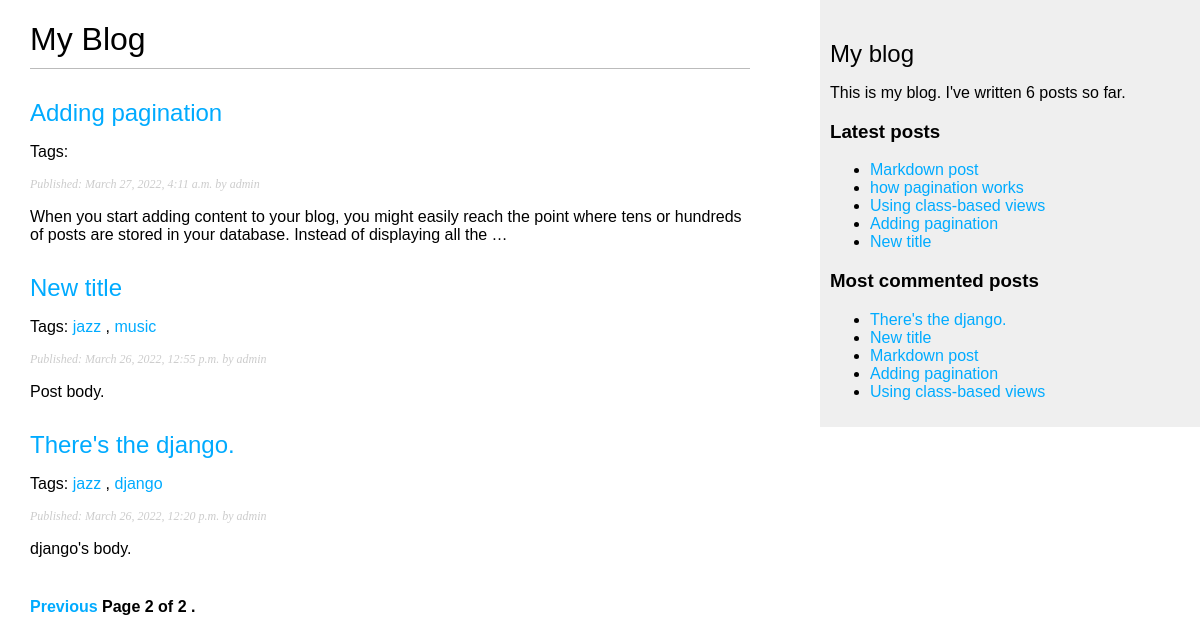
Screenshot of /blog/?page=2 with the database file from the repository.
### blog/models.py (models this page shows, shortened)
class Post(models.Model):
    STATUS_CHOICES = (
        ('draft', 'Draft'),
        ('published', 'Published')
    )
    title = models.CharField(max_length=250)
    slug = models.SlugField(max_length=250, unique_for_date='publish')
    author = models.ForeignKey(User, on_delete=models.CASCADE, related_name='blog_posts')
    body = models.TextField()
    publish = models.DateTimeField(default=timezone.now)
    created = models.DateTimeField(auto_now_add=True)
    updated = models.DateTimeField(auto_now=True)
    status = models.CharField(max_length=10, choices=STATUS_CHOICES, default='draft')
    objects = models.Manager()
    published = PublishedManager()
    tags = TaggableManager()
    class Meta:
        ordering = ('-publish',)
    def get_absolute_url(self):
        return reverse('blog:post_detail',
                       args=[self.publish.year,
                             self.publish.month,
                             self.publish.day,
                             self.slug])

### blog/views.py (the view)
# urls.py: path('', views.post_list, name='post_list'),
def post_list(request, tag_slug=None):
    objects_list = Post.published.all()
    tag = None
    if tag_slug:
        tag = get_object_or_404(Tag, slug=tag_slug)
        objects_list = objects_list.filter(tags__in=[tag])
    paginator = Paginator(objects_list, 3)
    page = request.GET.get('page')
    try:
        posts = paginator.page(page)
    except PageNotAnInteger:
        posts = paginator.page(1)
    except EmptyPage:
        posts = paginator.page(paginator.num_pages)
    return render(request, 'blog/post/list.html', {'page': page,
                                                   'posts': posts,
                                                   'tag': tag})

### blog/models.py (called while the page is built)
    def get_queryset(self):
        return super(PublishedManager,
                     self).get_queryset()\
                          .filter(status='published')

### blog/templatetags/blog_tags.py (called while the page is built)
@register.simple_tag
def total_posts():
    return Post.published.count()

@register.inclusion_tag('blog/post/latest_posts.html')
def show_latest_posts(count=5):
    latest_posts = Post.published.order_by('-publish')[:count]
    return {'latest_posts': latest_posts}

@register.simple_tag
def get_most_commented_posts(count=5):
    return Post.published.annotate(total_comments=Count('comments')).order_by('-total_comments')[:count]

@register.filter(name='markdown')
def markdown_format(text):
    return mark_safe(markdown.markdown(text))

### blog/templates/blog/post/list.html (shortened to what this page needs)
{% extends "blog/base.html" %}
{% load blog_tags %}
{% block content %}
  <h1>My Blog</h1>
  {% for post in posts %}
    <h2>
      <a href="{{ post.get_absolute_url }}">{{ post.title }}</a>
    </h2>
    <p class="tags">
      Tags:
        {% for tag in post.tags.all %}
          <a href="{% url 'blog:post_list_by_tag' tag.slug %}">{{ tag.name }}</a>
          {% if not forloop.last %},
          {% endif %}
        {% endfor %}
    </p>
    <p class="date">
      Published: {{ post.publish }} by {{ post.author }}
    </p>
    {{ post.body | markdown | truncatewords_html:30 }}
  {% endfor %}
  {% include "blog/pagination.html" with page=posts %}
{% endblock %}

### blog/templates/blog/base.html (shortened to what this page needs)
{% load blog_tags %}
{% load static %}
<!DOCTYPE html>
<html lang="en">
<head>
  <link rel="stylesheet" href="{% static 'css/blog.css' %}">
</head>
<body>
  <div id="content">
    {% block content %}
    {% endblock %}
  </div>
  <div id="sidebar">
    <h2>My blog</h2>
    <p>This is my blog. I've written {% total_posts %} posts so far.</p>
    <h3>Latest posts</h3>
    {% show_latest_posts %}
    <h3>Most commented posts</h3>
    {% get_most_commented_posts as most_commented_posts %}
    <ul>
      {% for post in most_commented_posts %}
        <li>
          <a href="{{ post.get_absolute_url }}">{{ post.title }}</a>
        </li>
      {% endfor %}
    </ul>
  </div>
</body>
</html>

### blog/templates/blog/post/latest_posts.html
<ul>
  {% for post in latest_posts %}
    <li>
      <a href="{{ post.get_absolute_url }}">{{ post.title }}</a>
    </li>
  {% endfor %}
</ul>

### blog/static/css/blog.css (style rules this page uses)
body { margin:0; padding:0; font-family:helvetica, sans-serif; }
a { color:#00abff; text-decoration:none; }
h1 { font-weight:normal; border-bottom:1px solid #bbb; padding:0 0 10px 0; }
h2 { font-weight:normal; margin:30px 0 0; }
#content { float:left; width:60%; padding:0 0 0 30px; }
#sidebar { float:right; width:30%; padding:10px; background:#efefef; height:100%; }
p.date { color:#ccc; font-family: georgia, serif; font-size: 12px; font-style: italic; }

### rows the page displays
Post: title "Adding pagination", publish "March 27, 2022, 4:11 a.m.", author "admin", body "When you start adding content to your blog, you might easily reach the point where tens or hundreds of posts are stored in your database. Instead of displaying all the …"
Post: title "New title", publish "March 26, 2022, 12:55 p.m.", author "admin", body "Post body."
Tag: name "jazz"
Tag: name "music"
Post: title "There's the django.", publish "March 26, 2022, 12:20 p.m.", author "admin", body "django's body."
Tag: name "django"
Post: title "Markdown post"
Post: title "how pagination works"
Post: title "Using class-based views"

### other values shown
{{ page.number }} "2"
{{ page.paginator.num_pages }} "2"
